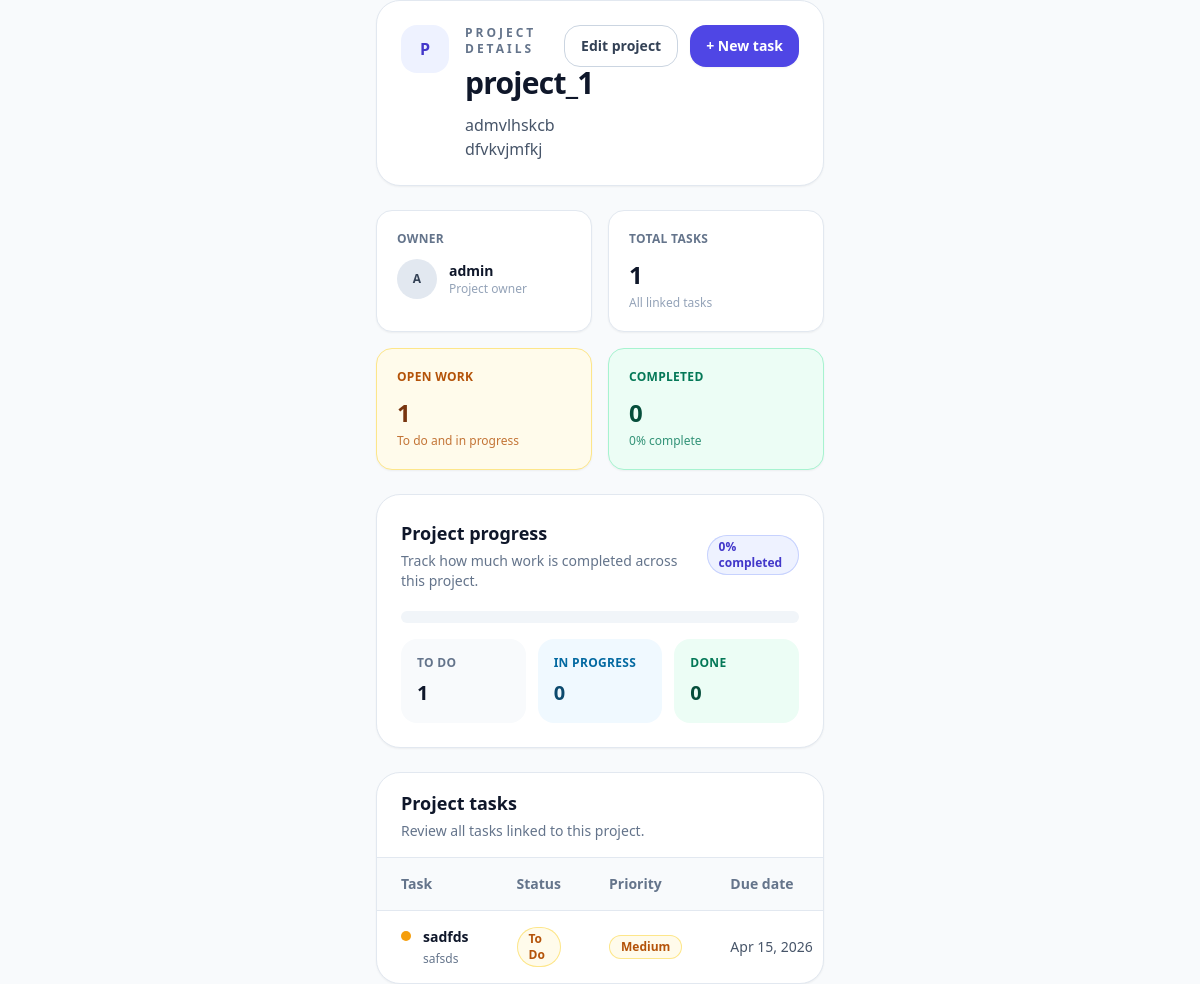
Page /task/project_detail/1 on the committed database.
### tasks/models.py (models this page shows, shortened)
class Project(models.Model):
    name = models.CharField(max_length=150)
    description = models.TextField(blank=True)
    owner = models.ForeignKey(settings.AUTH_USER_MODEL, on_delete=models.CASCADE, related_name="owned_projects")
    members = models.ManyToManyField(settings.AUTH_USER_MODEL, blank=True, related_name="projects")
    start_date = models.DateField(default=timezone.now)
    due_date = models.DateField(blank=True, null=True)
    is_archived = models.BooleanField(default=False)
    created_at = models.DateTimeField(auto_now_add=True)

class Task(models.Model):
    STATUS_CHOICES = [
        ("todo", "To Do"),
        ("in_progress", "In Progress"),
        ("review", "Review"),
        ("done", "Done"),
    ]
    PRIORITY_CHOICES = [
        ("low", "Low"),
        ("medium", "Medium"),
        ("high", "High"),
        ("urgent", "Urgent"),
    ]
    title = models.CharField(max_length=200)
    description = models.TextField(blank=True)
    project = models.ForeignKey(Project, on_delete=models.CASCADE, related_name="tasks")
    assigned_to = models.ForeignKey(settings.AUTH_USER_MODEL, on_delete=models.SET_NULL, null=True, blank=True, related_name="assigned_tasks")
    created_by = models.ForeignKey(settings.AUTH_USER_MODEL, on_delete=models.SET_NULL, null=True, related_name="created_tasks")
    labels = models.ManyToManyField(Label, blank=True, related_name="tasks")
    status = models.CharField(max_length=20, choices=STATUS_CHOICES, default="todo")
    priority = models.CharField(max_length=20, choices=PRIORITY_CHOICES, default="medium")
    due_date = models.DateField(blank=True, null=True)
    is_completed = models.BooleanField(default=False)
    order = models.PositiveIntegerField(default=0)
    created_at = models.DateTimeField(auto_now_add=True)
    updated_at = models.DateTimeField(auto_now=True)

### accounts/models.py (models this page shows, shortened)
class User(AbstractUser):
    ROLE_CHOICES = [
        ("admin", "Admin"),
        ("manager", "Manager"),
        ("member", "Member"),
    ]
    role = models.CharField(max_length=20, choices=ROLE_CHOICES, default="member")
    phone = models.CharField(max_length=20, blank=True)
    avatar = models.ImageField(upload_to="avatars/", blank=True, null=True)
    location = models.CharField(max_length=100, blank=True)
    bio = models.TextField(blank=True)

### tasks/views.py (the view)
# urls.py: path('project_detail/<int:id>',views.project_detail,name='project_detail'),
def project_detail(request, id):
    project = get_object_or_404(
        Project.objects.select_related('owner').prefetch_related('tasks'),
        pk=id
    )
    tasks = project.tasks.all().order_by('-id')
    total_tasks = tasks.count()
    todo_tasks = tasks.filter(status='todo').count()
    in_progress_tasks = tasks.filter(status='in_progress').count()
    done_tasks = tasks.filter(status='done').count()
    open_tasks = todo_tasks + in_progress_tasks
    progress_percent = int((done_tasks / total_tasks) * 100) if total_tasks > 0 else 0
    context = {
        'project': project,
        'tasks': tasks,
        'total_tasks': total_tasks,
        'todo_tasks': todo_tasks,
        'in_progress_tasks': in_progress_tasks,
        'done_tasks': done_tasks,
        'open_tasks': open_tasks,
        'progress_percent': progress_percent,
    }
    return render(request, 'projects/project_detail.html', context)

### templates/projects/project_detail.html (shortened to what this page needs)
{% extends 'base.html' %}
{% block content %}
<div class="space-y-6">
  <section class="rounded-3xl border border-slate-200 bg-white p-6 shadow-sm">
    <div class="flex flex-col gap-6 lg:flex-row lg:items-start lg:justify-between">
      <div class="min-w-0 flex-1">
        <div class="flex items-start gap-4">
          <div class="flex h-12 w-12 shrink-0 items-center justify-center rounded-2xl bg-indigo-50 text-base font-bold text-indigo-700">
            {{ project.name|slice:":1"|upper }}
          </div>
          <div class="min-w-0">
            <p class="text-xs font-semibold uppercase tracking-[0.25em] text-slate-500">
              Project details
            </p>
            <h2 class="mt-2 text-2xl font-semibold tracking-tight text-slate-900 sm:text-3xl">
              {{ project.name }}
            </h2>
            <p class="mt-3 max-w-3xl text-sm leading-6 text-slate-600 sm:text-base">
              {{ project.description|default:"No description available for this project." }}
            </p>
          </div>
        </div>
      </div>
      <div class="flex flex-wrap gap-3">
        <a href="{% url 'project_update' project.id %}"
           class="inline-flex items-center justify-center rounded-2xl border border-slate-300 bg-white px-4 py-2.5 text-sm font-semibold text-slate-700 transition hover:bg-slate-50">
          Edit project
        </a>
        <a href="{% url 'task_create' %}?project={{ project.id }}"
           class="inline-flex items-center justify-center rounded-2xl bg-indigo-600 px-4 py-2.5 text-sm font-semibold text-white shadow-sm transition hover:bg-indigo-700">
          + New task
        </a>
      </div>
    </div>
  </section>
  <section class="grid gap-4 sm:grid-cols-2 xl:grid-cols-4">
    <div class="rounded-2xl border border-slate-200 bg-white p-5 shadow-sm">
      <p class="text-xs font-semibold uppercase tracking-wide text-slate-500">Owner</p>
      <div class="mt-3 flex items-center gap-3">
        <div class="flex h-10 w-10 items-center justify-center rounded-full bg-slate-200 text-xs font-bold text-slate-700">
          {{ project.owner.username|slice:":1"|upper }}
        </div>
        <div>
          <p class="text-sm font-semibold text-slate-900">
            {{ project.owner.get_full_name|default:project.owner.username }}
          </p>
          <p class="text-xs text-slate-400">Project owner</p>
        </div>
      </div>
    </div>
    <div class="rounded-2xl border border-slate-200 bg-white p-5 shadow-sm">
      <p class="text-xs font-semibold uppercase tracking-wide text-slate-500">Total tasks</p>
      <p class="mt-3 text-2xl font-semibold text-slate-900">{{ total_tasks }}</p>
      <p class="mt-1 text-xs text-slate-400">All linked tasks</p>
    </div>
    <div class="rounded-2xl border border-amber-200 bg-amber-50 p-5 shadow-sm">
      <p class="text-xs font-semibold uppercase tracking-wide text-amber-700">Open work</p>
      <p class="mt-3 text-2xl font-semibold text-amber-900">{{ open_tasks }}</p>
      <p class="mt-1 text-xs text-amber-700/80">To do and in progress</p>
    </div>
    <div class="rounded-2xl border border-emerald-200 bg-emerald-50 p-5 shadow-sm">
      <p class="text-xs font-semibold uppercase tracking-wide text-emerald-700">Completed</p>
      <p class="mt-3 text-2xl font-semibold text-emerald-900">{{ done_tasks }}</p>
      <p class="mt-1 text-xs text-emerald-700/80">{{ progress_percent }}% complete</p>
    </div>
  </section>
  <section class="rounded-3xl border border-slate-200 bg-white p-6 shadow-sm">
    <div class="flex flex-col gap-4 sm:flex-row sm:items-center sm:justify-between">
      <div>
        <h3 class="text-lg font-semibold text-slate-900">Project progress</h3>
        <p class="mt-1 text-sm text-slate-500">
          Track how much work is completed across this project.
        </p>
      </div>
      <span class="inline-flex w-fit rounded-full bg-indigo-50 px-3 py-1 text-xs font-semibold text-indigo-700 ring-1 ring-inset ring-indigo-200">
        {{ progress_percent }}% completed
      </span>
    </div>
    <div class="mt-5 h-3 overflow-hidden rounded-full bg-slate-100">
    </div>
    <div class="mt-4 grid gap-3 sm:grid-cols-3">
      <div class="rounded-2xl bg-slate-50 p-4">
        <p class="text-xs font-semibold uppercase tracking-wide text-slate-500">To do</p>
        <p class="mt-2 text-xl font-semibold text-slate-900">{{ todo_tasks }}</p>
      </div>
      <div class="rounded-2xl bg-sky-50 p-4">
        <p class="text-xs font-semibold uppercase tracking-wide text-sky-700">In progress</p>
        <p class="mt-2 text-xl font-semibold text-sky-900">{{ in_progress_tasks }}</p>
      </div>
      <div class="rounded-2xl bg-emerald-50 p-4">
        <p class="text-xs font-semibold uppercase tracking-wide text-emerald-700">Done</p>
        <p class="mt-2 text-xl font-semibold text-emerald-900">{{ done_tasks }}</p>
      </div>
    </div>
  </section>
  <section class="hidden overflow-hidden rounded-3xl border border-slate-200 bg-white shadow-sm md:block">
    <div class="flex items-center justify-between border-b border-slate-200 px-6 py-4">
      <div>
        <h3 class="text-lg font-semibold text-slate-900">Project tasks</h3>
        <p class="mt-1 text-sm text-slate-500">Review all tasks linked to this project.</p>
      </div>
    </div>
    <div class="overflow-x-auto">
      <table class="min-w-full text-left text-sm">
        <thead class="bg-slate-50 text-slate-500">
          <tr class="border-b border-slate-200">
            <th class="px-6 py-4 font-semibold">Task</th>
            <th class="px-6 py-4 font-semibold">Status</th>
            <th class="px-6 py-4 font-semibold">Priority</th>
            <th class="px-6 py-4 font-semibold">Due date</th>
          </tr>
        </thead>
        <tbody class="divide-y divide-slate-100">
          {% for task in tasks %}
          <tr class="group transition hover:bg-slate-50/80">
            <td class="px-6 py-4">
              <div class="flex items-start gap-3">
                <div class="mt-1 h-2.5 w-2.5 rounded-full
                  {% if task.status == 'done' %}bg-emerald-500
                  {% elif task.status == 'in_progress' %}bg-sky-500
                  {% elif task.status == 'todo' %}bg-amber-500
                  {% else %}bg-slate-400{% endif %}">
                </div>
                <div class="min-w-0">
                  <p class="font-semibold text-slate-900">{{ task.title }}</p>
                  <p class="mt-1 max-w-md truncate text-xs text-slate-500">
                    {{ task.description|default:"No description available." }}
                  </p>
                </div>
              </div>
            </td>
            <td class="px-6 py-4">
              <span class="inline-flex items-center rounded-full px-3 py-1 text-xs font-semibold ring-1 ring-inset
                {% if task.status == 'done' %}
                  bg-emerald-50 text-emerald-700 ring-emerald-200
                {% elif task.status == 'todo' %}
                  bg-amber-50 text-amber-700 ring-amber-200
                {% elif task.status == 'in_progress' %}
                  bg-sky-50 text-sky-700 ring-sky-200
                {% else %}
                  bg-indigo-50 text-indigo-700 ring-indigo-200
                {% endif %}">
                {{ task.get_status_display }}
              </span>
            </td>
            <td class="px-6 py-4">
              <span class="inline-flex items-center rounded-full px-3 py-1 text-xs font-semibold ring-1 ring-inset
                {% if task.priority == 'urgent' %}
                  bg-red-50 text-red-700 ring-red-200
                {% elif task.priority == 'high' %}
                  bg-rose-50 text-rose-700 ring-rose-200
                {% elif task.priority == 'medium' %}
                  bg-amber-50 text-amber-700 ring-amber-200
                {% else %}
                  bg-slate-100 text-slate-700 ring-slate-200
                {% endif %}">
                {{ task.get_priority_display }}
              </span>
            </td>
            <td class="px-6 py-4 whitespace-nowrap text-slate-600">
              {{ task.due_date|date:'M j, Y'|default:'—' }}
            </td>
          </tr>
          {% endfor %}
        </tbody>
      </table>
    </div>
  </section>
</div>
{% endblock %}

### rows in the picture
Project: name "P", name "project_1", description "admvlhskcb dfvkvjmfkj", owner.username "A", owner.get_full_name "admin"
Task: title "sadfds", description "safsds", status "To Do", priority "Medium", due_date "Apr 15, 2026"

### other values in the picture
{{ total_tasks }} "1"
{{ open_tasks }} "1"
{{ done_tasks }} "0"
{{ progress_percent }} "0"
{{ todo_tasks }} "1"
{{ in_progress_tasks }} "0"
